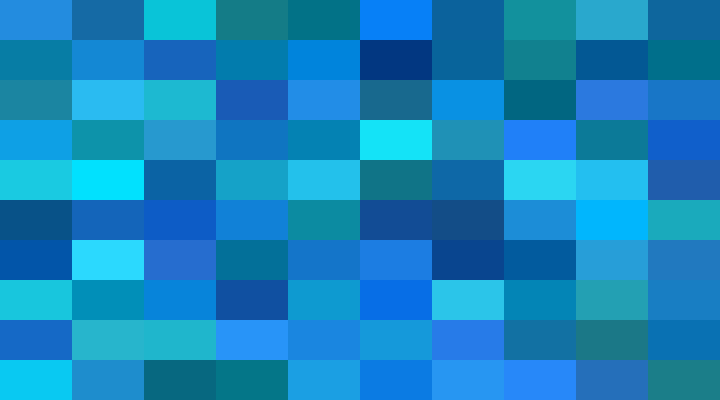
Frame 1 (no input)
Frame 60 (no input): identical to frame 1, image omitted
Frame 120 (the mouse pressed at the canvas centre since frame 60): identical to frame 1, image omitted

The p5.js sketch that drew this single still picture (run headless with seeded random() and noise() and a simulated clock; from frame 60 on, the mouse is pressed at the canvas centre):

// p5.js sketch
// ── sketch.js
/////////////////////////////////////
// COURSERA GRAPHICS PROGRAMMING
/////////////////////////////////////
function setup() {
  createCanvas(720, 400);
  colorMode(HSB);
  noStroke();

  var brickWidth = 72;
  var brickHeight = 40;

  var hueRoot = 200;
  var variation = 15;

  for (var x = 0; x <= width; x += brickWidth) {
      for (var y = 0; y <= height; y += brickHeight) {

          // procedural gen with color harmony
          var randVar = random(-variation, variation);
          fill(hueRoot + randVar, random(80, 100), random(50, 100));

          // random gen - no harmony
          // fill(random(360), 100, 100);
          rect(x, y, brickWidth, brickHeight);
      }
  }
}
/////////////////////////////////////////////////////////
function draw() {
  //do nothing
}
